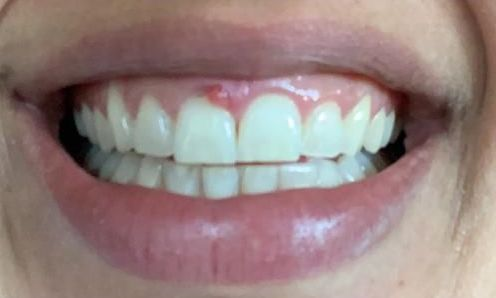
#> input picture test_images/01_teste.jpg, 496 x 298 px, found by its file name; its folder holds 4 pictures in this run
$ python evaluate.py
#> lines starting #> are read from the running program, lines starting #| are printed output that depends on the picture; pictures that were not available may be replaced by others from this repository, and a replacement may not be noted
#%%
from pathlib import Path
import os
import cv2 as cv
import matplotlib.pyplot as plt

path_test_imgs = Path('dataset/test_images')
path_pred_masks = Path('dataset/pred_masks')
path_results = Path('dataset/results')

patient_ids = os.listdir(path_test_imgs)

for patient_id in patient_ids:
    patient_id = patient_id.split(".jpg")[0]

    path_img = os.path.join(path_test_imgs, patient_id + ".jpg") #sem corante
    image_ipv = cv.imread(path_img,cv.IMREAD_COLOR)
#> image_ipv is the input picture: shape (298, 496, 3); mean B, G, R 128.2, 131.1, 151.9
    image_ipv = cv.cvtColor(image_ipv,cv.COLOR_BGR2RGB)

    path_pred_mask = os.path.join(path_pred_masks, patient_id + "_pred.png") #sem corante
    pred_mask = cv.imread(path_pred_mask,cv.IMREAD_GRAYSCALE)
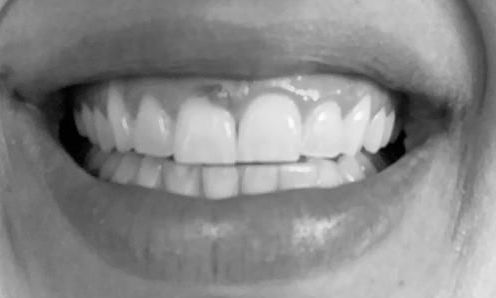
#> pred_mask: shape (298, 496); min 0, max 254, mean 137
    pred_mask = cv.resize(pred_mask,(4160,3120))
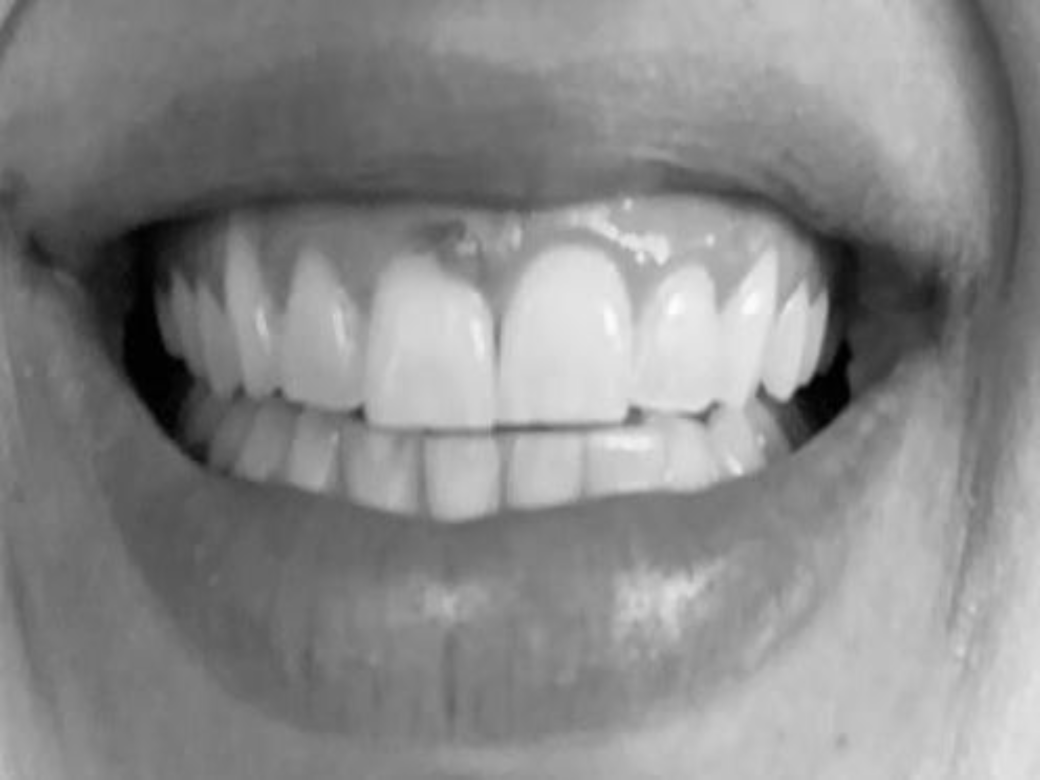
#> pred_mask: shape (3120, 4160) (shown at 1/4 size); min 0, max 254, mean 136.9

    fig = plt.figure(figsize = (15,5))
    plt.suptitle("PRED - patient_id: "+patient_id)
    plt.subplot(1,3,1)
    plt.imshow(image_ipv)
    plt.subplot(1,3,2)
    plt.imshow(pred_mask,'gray')
    plt.subplot(1,3,3)
    plt.imshow(image_ipv)
    plt.imshow(pred_mask, alpha=0.3)
    plt.show()
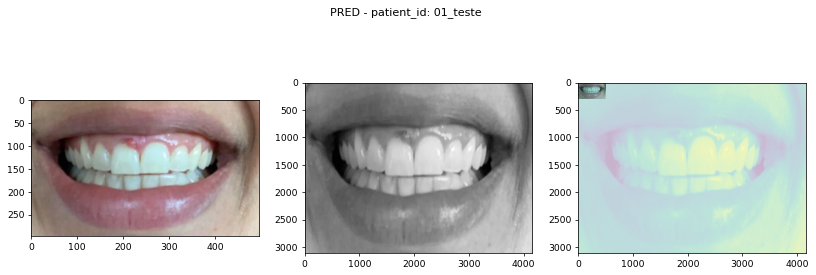
#> figure drawn by matplotlib, 3 panels
    path_comp = os.path.join(path_results, patient_id+"_pred.png")
    fig.savefig(path_comp)
#> pass 2 of the loop `for patient_id in patient_ids:`:
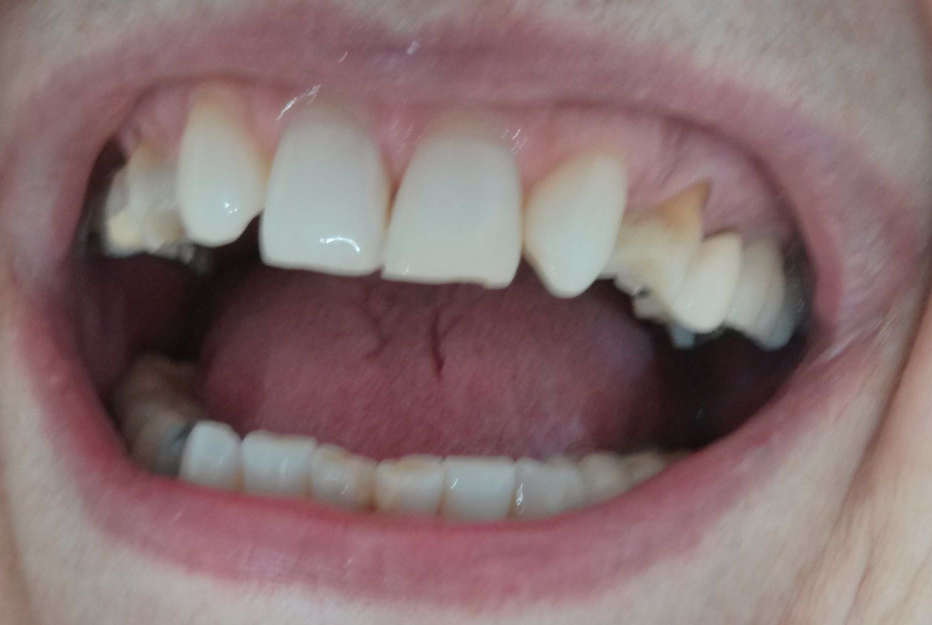
#> input picture test_images/02_teste.jpg, 1864 x 1250 px, found by its file name (shown at 1/2 size)
#> image_ipv is the input picture: shape (1250, 1864, 3); mean B, G, R 113, 112.1, 135.1
#> `pred_mask = cv.resize(pred_mask,(4160,3120))`:
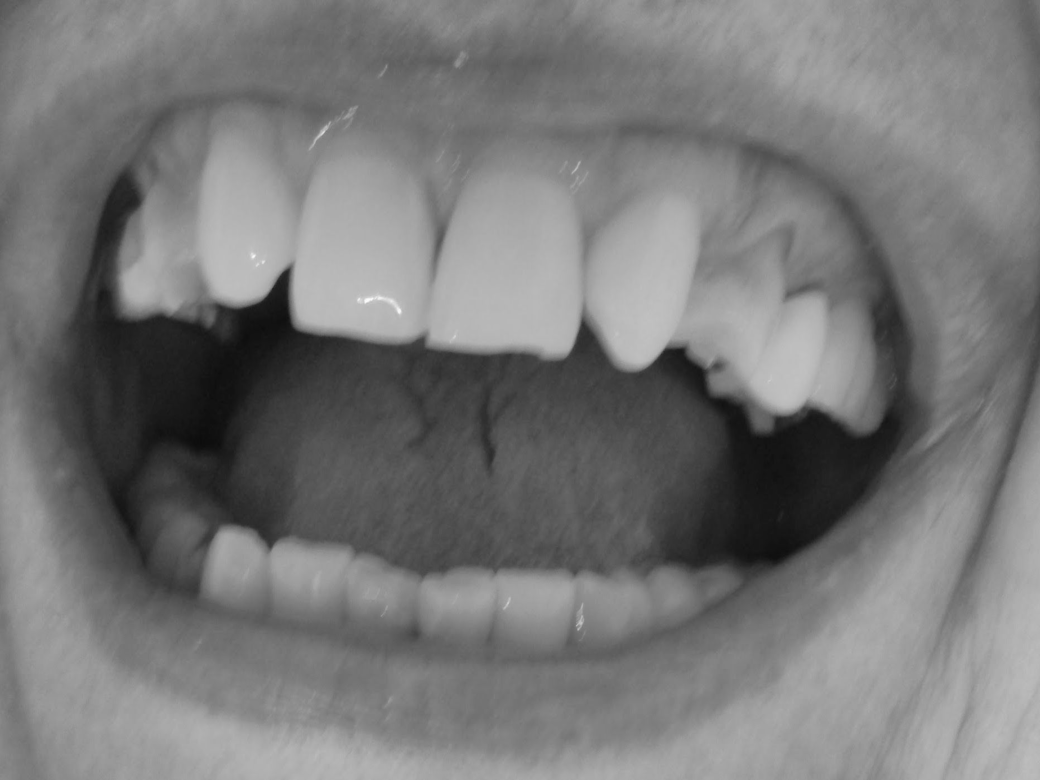
#> pred_mask: shape (3120, 4160) (shown at 1/4 size); min 11, max 254, mean 119
#> `plt.show()`:
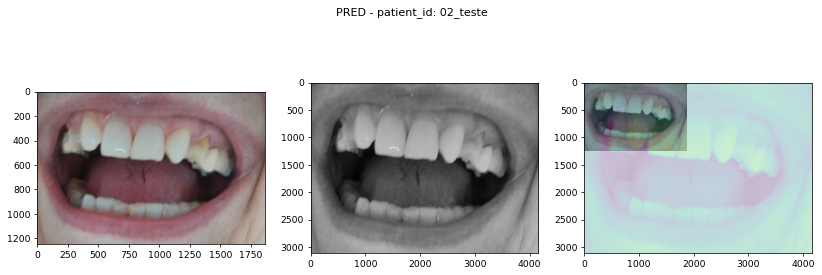
#> figure drawn by matplotlib, 3 panels
#> pass 3 of the loop `for patient_id in patient_ids:`:
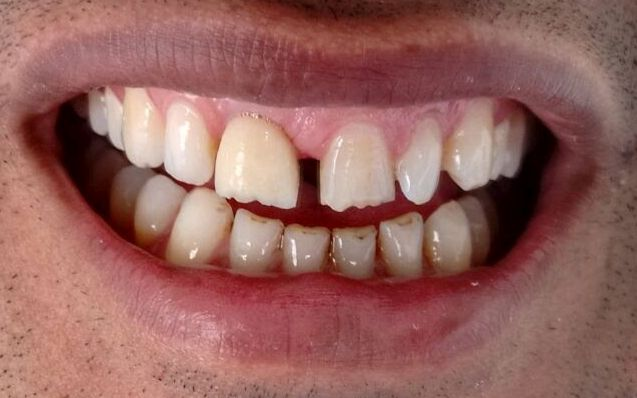
#> input picture test_images/03_teste.jpg, 637 x 398 px, found by its file name
#> image_ipv is the input picture: shape (398, 637, 3); mean B, G, R 94.2, 99.5, 149.5
#> `plt.show()`:
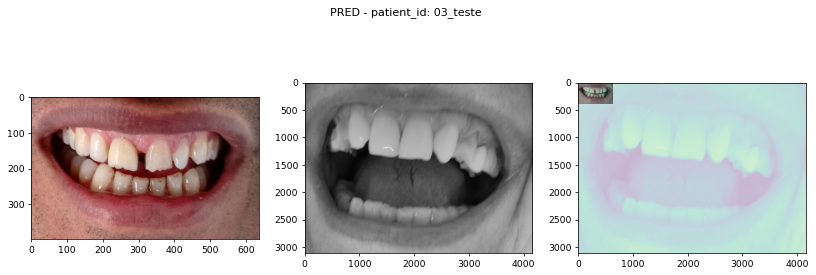
#> figure drawn by matplotlib, 3 panels
#> (the run stopped early here; a loop or call above may not have finished)
